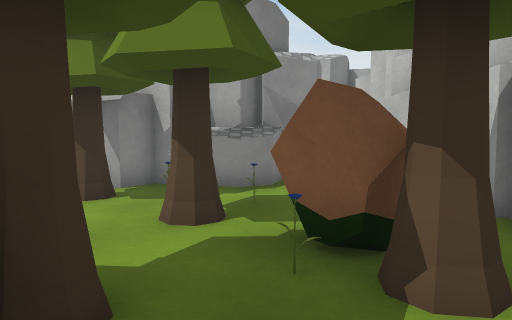
view 1 (above)

12 first-person views from a walk through a 3-D level made in the Unity game engine. The camera is 1.2 m above the floor, tilts 4° down and sees 70° across. The floor is counted in squares, 1 m on a side. Each view is taken from the middle of a square. On the plan, view 1 faces up. The plan holds only what a view shows up to about 15 squares ahead; the rest is blank. The place goes on beyond the plan. The player character is not drawn. Some surface patterns are stand-ins.

view 2
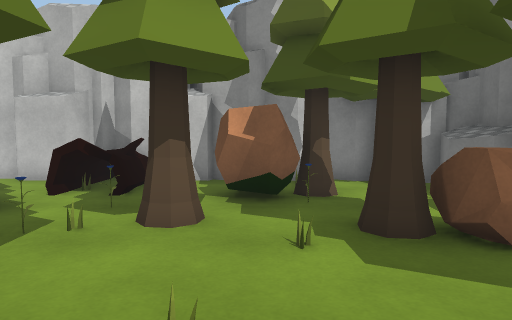

view 3
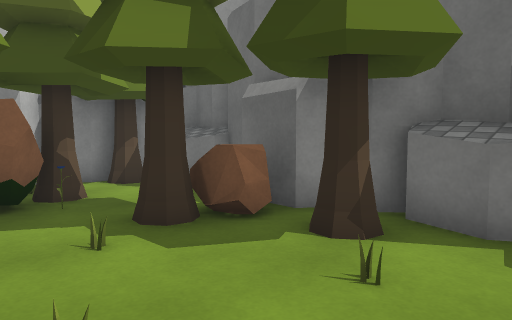

view 4
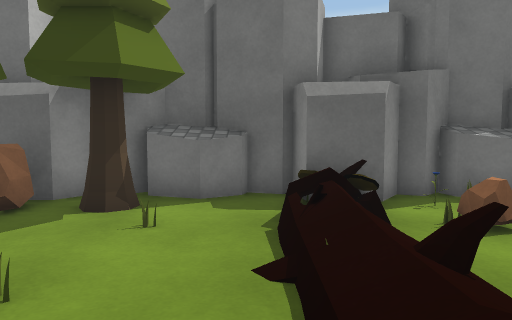

view 5
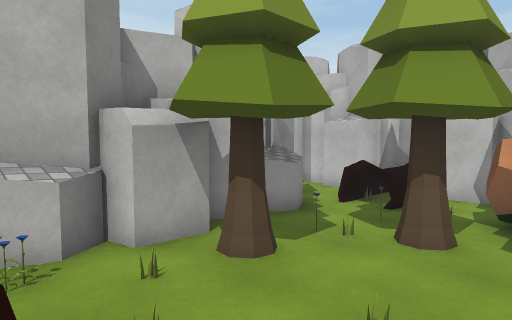

view 6
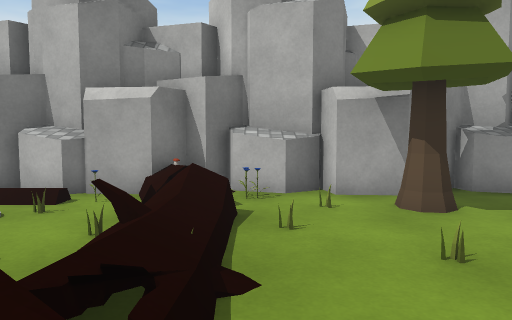

view 7
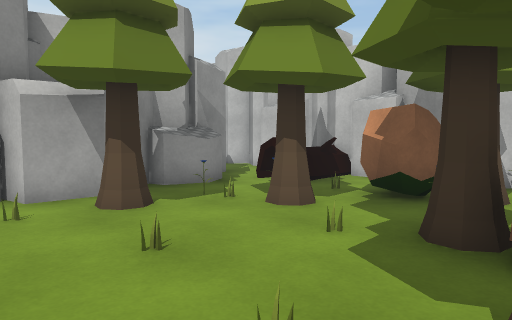

view 8
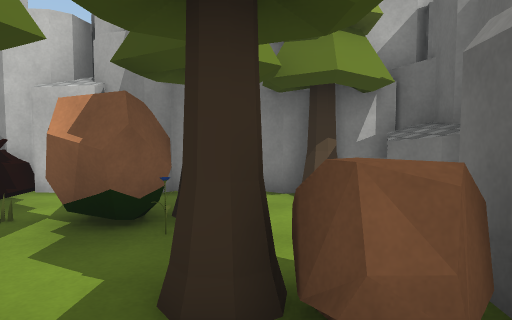

view 9
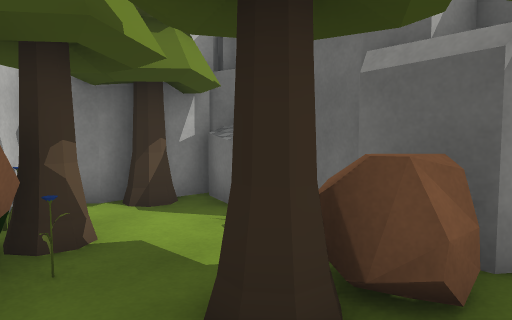

view 10
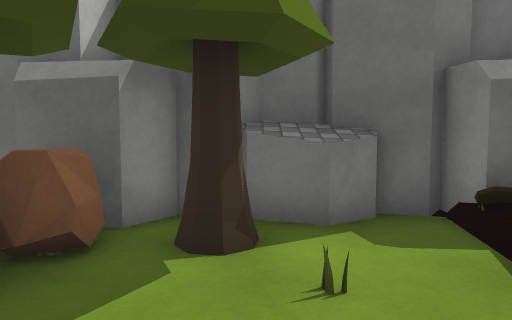

view 11
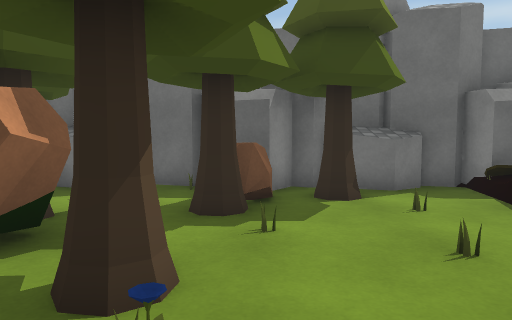

view 12
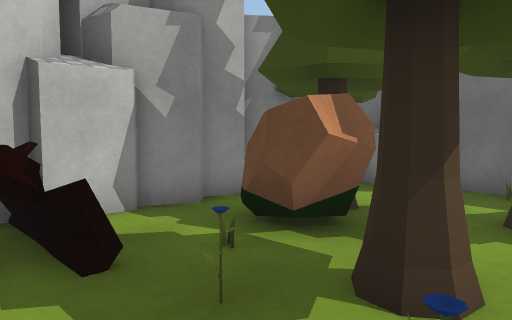

### Floor plan
Key: @ floor where view 1 was taken; # wall or solid block; x gap in a wall; . main floor; : floor 0.5 m higher than the main floor; / step, stairs or slope; = window, fence, low wall or low ledge; ^ raised ledge; O other object.
Columns run from 10 left of view 1 to 4 right of it. Each row starts with its distance up from view 1.
 10     #    ######
  9   ##^####^^#. #
  8 =## O###..#OOO
  7  O. .O.OO..OOOO
  6  ./ O....OO...#
  5  .O .....O.O..#
  4   .:..O.O.OOOx#
  3  .//......OOOO#
  2  O. .O..OO....#
  1  O  ..OOOO...O#
  0 ####.^^###@#^##
 -1 #  ###########

Positions as (right, up) in squares from view 1, and headings:
1: (0, 0), facing up
2: (-6, 4), facing right
3: (-6, 5), facing down-right
4: (-6, 7), facing down
5: (-7, 3), facing up-right
6: (-6, 1), facing up
7: (-6, 1), facing up-right
8: (-4, 2), facing right
9: (-3, 4), facing down-right
10: (-4, 5), facing down
11: (-2, 8), facing down
12: (-2, 8), facing down-right
